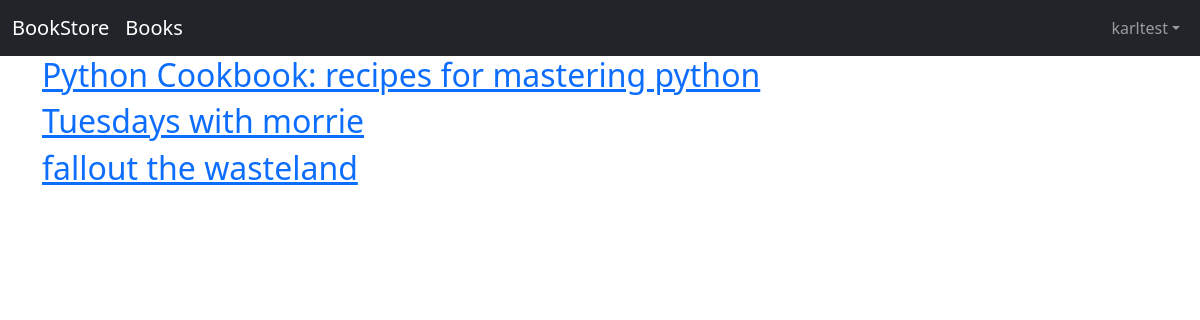
Page /books/ (signed in) on the committed database.
### accounts/models.py (models this page shows)
class CustomUser(AbstractUser):
    age = models.PositiveBigIntegerField(null=True, blank = True)

### books/models.py (models this page shows, shortened)
class Book(models.Model):
    id = models.UUIDField(primary_key=True,
        default=uuid.uuid4,
        editable=False)
    title = models.CharField(max_length=200)
    author = models.CharField(max_length=200)
    price = models.DecimalField(max_digits=6, decimal_places=2)
    date_publication = models.DateField(blank=True, null=True)
    cover = models.ImageField(upload_to='covers/', blank=True)
    def get_absolute_url(self):
        return reverse('book_detail', args=[str(self.id)])

### books/views.py (the view)
# urls.py: path('', BookListView.as_view(), name='book_list'),
class BookListView(ListView):
    model = Book
    context_object_name = 'book_list'
    template_name = 'books.book_list.html'

### templates/books/book_list.html (shortened to what this page needs)
{% extends 'base.html' %}
{% block content %}
 {% for book in object_list %}
 <div>
    <h2><a href="{{ book.get_absolute_url }}">{{ book.title }}</a></h2>
 </div>
 {% endfor %}
{% endblock content %}

### templates/base.html (shortened to what this page needs)
{% load static %}
<!doctype html>
<html lang="en">
  <head>
    <link href="https://cdn.jsdelivr.net/npm/bootstrap@5.0.2/dist/css/bootstrap.min.css" rel="stylesheet">
  </head>
  <body>
    <nav class="navbar navbar-expand-lg navbar-dark bg-dark">
      <div class="container-fluid">
        <a class="navbar-brand" href="{% url 'home' %}">BookStore</a>
		    <a class="navbar-brand" href="{% url 'book_list' %}">Books</a>
        <div class="collapse navbar-collapse" id="navbarSupportedContent">
          {% if user.is_authenticated %}
          <ul class="nav navbar-nav ms-auto">
            <li class="nav-item dropdown">
                <a href="#" class="nav-link dropdown-toggle" data-bs-toggle="dropdown">{{user.username}}</a>
            </li>
        </ul>
      {% endif %}
      </div>
    </nav>
  <div class="container">
        {% block content %}
        {% endblock content %}
  </div>
  </body>
</html>

### rows in the picture
CustomUser: username "karltest"
Book: title "Python Cookbook: recipes for mastering python"
Book: title "Tuesdays with morrie"
Book: title "fallout the wasteland"
